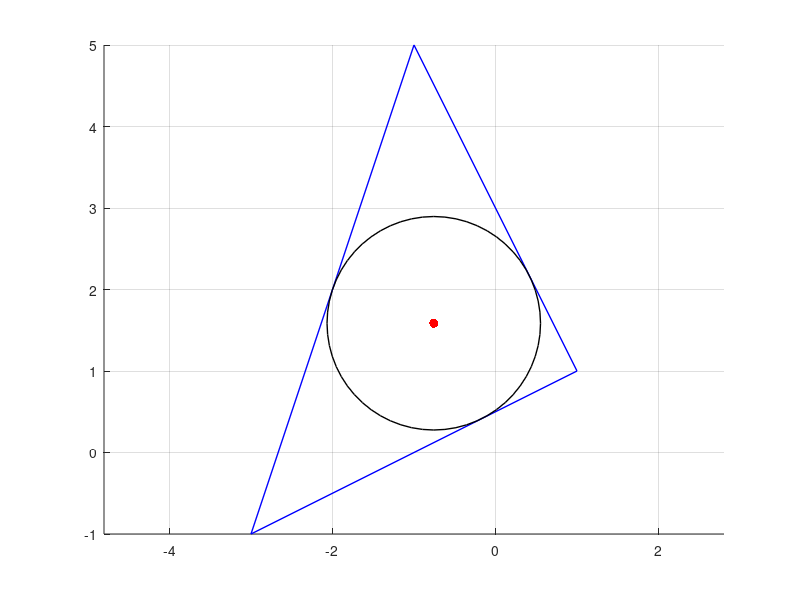

This figure's MATLAB source:
%%
clc;
clear all;
close all;

%%
A = [1, 1];
B = [-1, 5];
C = [-3, -1];

axis equal;
hold on;
grid on;
hold on;
plot([A(1), B(1), C(1), A(1)] , [A(2), B(2), C(2), A(2)], 'b', 'linewidth', 1.0);
hold on;

%%
a = sqrt((B(1) - C(1)) * (B(1) - C(1)) + ...
         (B(2) - C(2)) * (B(2) - C(2)));
b = sqrt((A(1) - C(1)) * (A(1) - C(1)) + ...
         (A(2) - C(2)) * (A(2) - C(2)));
c = sqrt((B(1) - A(1)) * (B(1) - A(1)) + ...
         (B(2) - A(2)) * (B(2) - A(2)));
     
%%
X = (a * A(1) + b * B(1) + c * C(1)) / (a + b + c);
Y = (a * A(2) + b * B(2) + c * C(2)) / (a + b + c);
plot(X, Y, 'r.', 'MarkerSize', 20);

%%
p = (a + b + c) / 2;
S = sqrt(p * (p - a) * (p - b) * (p - c));
radius = 2 * S / (a + b + c);
rectangle('Position', [X - radius, Y - radius, 2 * radius, 2 * radius], 'Curvature', [1,1], 'linewidth', 1);